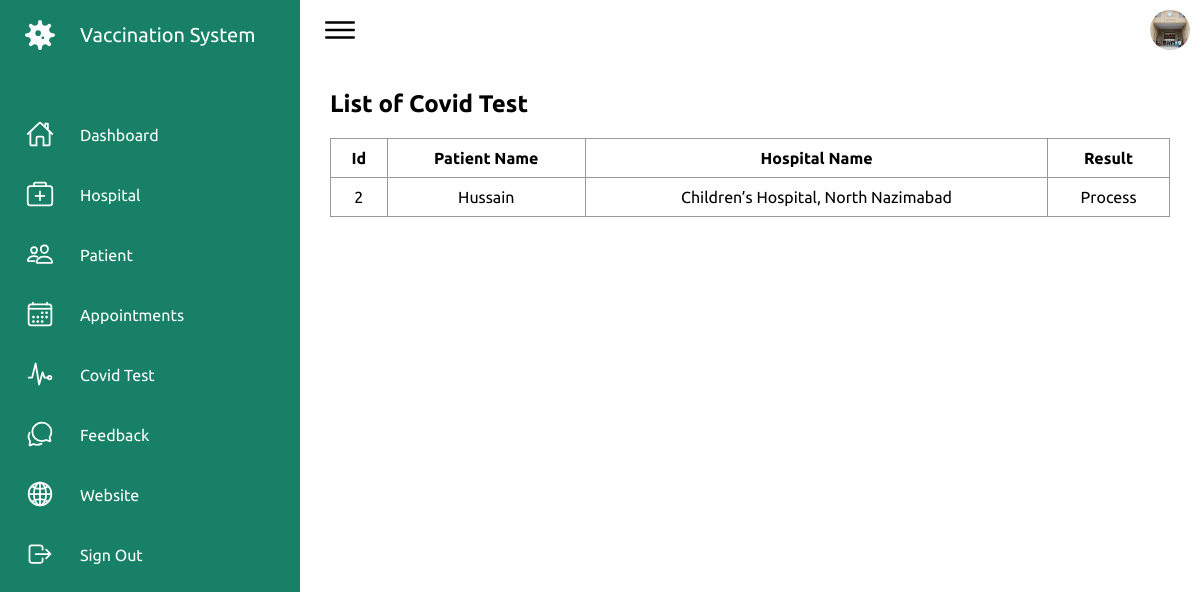
Screenshot of /Admin/covid-test.php (signed in) with the database file from the repository.
### tables this page shows
CREATE TABLE `tbl_test` (
  `id` int(11) NOT NULL,
  `p_id` int(11) NOT NULL,
  `h_id` int(11) NOT NULL,
  `date` varchar(20) NOT NULL,
  `time` varchar(20) NOT NULL,
  `result` varchar(50) NOT NULL DEFAULT 'Process'
);

CREATE TABLE `tbl_patient` (
  `id` int(11) NOT NULL,
  `name` varchar(50) NOT NULL,
  `contact` varchar(15) NOT NULL,
  `email` varchar(50) NOT NULL,
  `password` varchar(50) NOT NULL,
  `cid` int(11) NOT NULL,
  `address` varchar(150) NOT NULL,
  `gender` varchar(15) NOT NULL,
  `image` varchar(100) NOT NULL,
  `status` varchar(50) NOT NULL DEFAULT 'activate'
);

CREATE TABLE `tbl_hospital` (
  `id` int(11) NOT NULL,
  `name` varchar(50) NOT NULL,
  `contact` varchar(15) NOT NULL,
  `cid` int(11) NOT NULL,
  `email` varchar(50) NOT NULL,
  `password` varchar(50) NOT NULL,
  `image` varchar(100) NOT NULL,
  `address` varchar(150) NOT NULL,
  `status` varchar(20) NOT NULL DEFAULT 'deactivate'
);

### Admin/covid-test.php (the view, shortened to what this page needs)
<?php
    include("connection.php");
?>
<!DOCTYPE html>
<html lang="en">
<head>
    <link rel="stylesheet" href="assets/css/index.css">
</head>
<body>
    <div class="container">
        <?php
            include("navigation.php");
       ?>
        <div class="main">
            <div class="topbar">
                <div class="toggle">
                    <ion-icon name="menu-outline"></ion-icon>
                </div>
                <div class="user">
                    <a href='profile.php'><img src="assets/imgs/customer01.jpg" alt=""></a>
                </div>
            </div>
            <div class="mainContent">
                <h2 class="title">List of Covid Test</h2>
                <table>
                    <thead>
                        <tr>
                            <th>Id</th>
                            <th>Patient Name</th>
                            <th>Hospital Name</th>
                            <th>Result</th>
                        </tr>
                    </thead>
                    <tbody>
                        <?php
                            $query = "SELECT tbl_patient.name as 'pname', tbl_hospital.name as 'hname',tbl_test.* FROM tbl_test INNER JOIN tbl_patient ON tbl_test.p_id = tbl_patient.id INNER JOIN tbl_hospital ON tbl_test.h_id=tbl_hospital.id";
                            $result = mysqli_query($connection,$query);
                            foreach($result as $row)
                            {
                                echo
                                "<tr>
                                    <td>$row[id]</td>
                                    <td>$row[pname]</td>
                                    <td>$row[hname]</td>
                                    <td>$row[result]</td>
                                </tr>";
                            }
                       ?>
                    </tbody>
                </table>
            </div>
        </div>
    </div>
</body>
</html>

### Admin/assets/css/index.css (style rules this page uses)
* { font-family: "Ubuntu", sans-serif; margin: 0; padding: 0; box-sizing: border-box; }
:root { --white: #fff; --gray: #f5f5f5; --black1: #222; --black2: #999; --green:#178066; }
body { min-height: 100vh; overflow-x: hidden; }
.container { position: relative; width: 100%; }
.main { position: absolute; width: calc(100% - 300px); left: 300px; min-height: 100vh; background: var(--white); transition: 0.5s; }
.topbar { width: 100%; height: 60px; display: flex; justify-content: space-between; align-items: center; padding: 0 10px; }
.toggle { position: relative; width: 60px; height: 60px; display: flex; justify-content: center; align-items: center; font-size: 2.5rem; cursor: pointer; }
.user { position: relative; width: 40px; height: 40px; border-radius: 50%; overflow: hidden; cursor: pointer; }
.user img { position: absolute; top: 0; left: 0; width: 100%; height: 100%; object-fit: cover; }

### Admin/covid-test.php (style rules this page uses)
.mainContent { padding: 30px; }
.mainContent table { width: 100%; }
.mainContent table,td,th { margin-top: 20px; border: 1px solid #999; text-align: center; border-collapse: collapse; padding: 10px; }

### rows the page displays
tbl_test: id "2", tbl_patient.name "Hussain", tbl_hospital.name "Children’s Hospital, North Nazimabad", result "Process"
